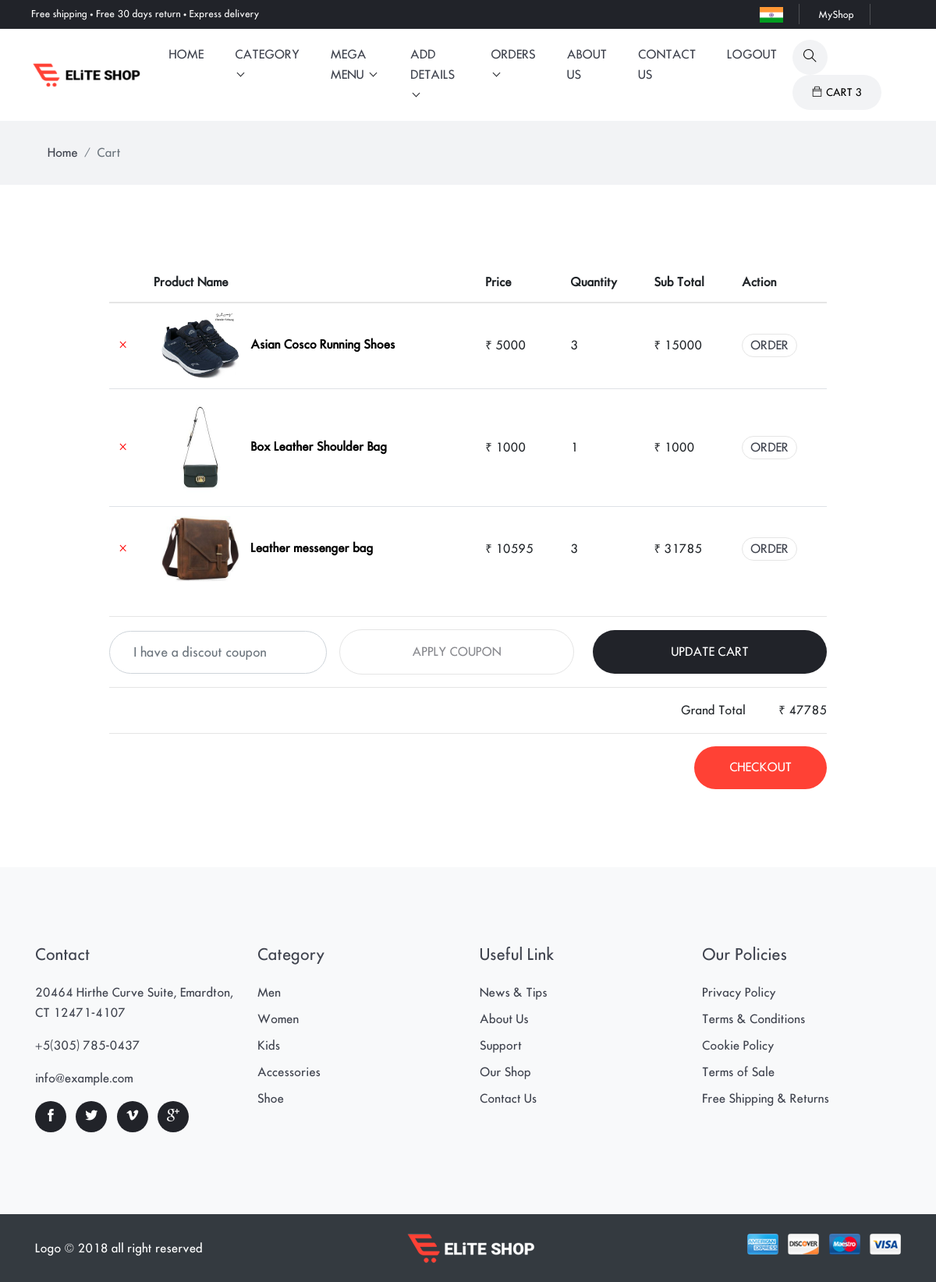
The app's page /MYCart/ (signed in) with its own data.
### shopping/models.py (models this page shows, shortened)
class AddToCartTable(models.Model):
    pro = models.ForeignKey(Product,on_delete=models.CASCADE,null=True)
    usr = models.ForeignKey(User,on_delete=models.CASCADE,null=True)
    quantity = models.IntegerField(null=True)
    TotalPrice = models.IntegerField(null=True)
    size = models.CharField(max_length=100,null=True,blank = True)

class Product(models.Model):
    subcat = models.ForeignKey(SubCategory, on_delete=models.CASCADE, null=True)
    name = models.CharField(max_length=100, null=True)
    price = models.IntegerField(null=True)
    stock = models.IntegerField(null=True)
    img1 = models.FileField(null=True)
    img2 = models.FileField(null=True)
    img3 = models.FileField(null=True)
    des = models.TextField(null=True)
    size = models.CharField(max_length=100,null=True,blank=True)

### shopping/views.py (the view)
# urls.py: path('MYCart/',MyCart,name = 'mycart'),
def MyCart(request):
    cartdata = AddToCartTable.objects.filter(usr = request.user)
    total = 0
    for i in cartdata:
        total += i.TotalPrice
    d = {"allcat": AllCategory(),
         "mycartdata":MyCartData(request.user),
         "cartdata":cartdata,"total":total}
    return render(request,'cart.html',d)

### shopping/views.py (called while the page is built)
def MyCartData(user):
    cartlist = []
    if user.is_authenticated:
        cart = AddToCartTable.objects.filter(usr = user)[::-1]
        cartlist = cart[:2]
    return cartlist

def AllCategory():
    allcat = Category.objects.all()
    return allcat

### shopping/templates/cart.html
{% extends 'base.html' %}
{% load static %}
{% block body %}
<div class="main-wrapper">
<nav class="bg-gray py-3">
  <div class="container">
    <ol class="breadcrumb">
      <li class="breadcrumb-item"><a href="index-2.html">Home</a></li>
      <li class="breadcrumb-item active" aria-current="page">Cart</li>
    </ol>
  </div>
</nav>
<div class="section">
  <div class="cart shopping">
    <div class="container">
      <div class="row">
        <div class="col-md-10 mx-auto">
          <div class="block">
            <div class="product-list">
                <div class="table-responsive">
                  <table class="table cart-table">
                    <thead>
                      <tr>
                        <th></th>
                        <th>Product Name</th>
                        <th>Price</th>
                        <th>Quantity</th>
                        <th>Sub Total</th>
                        <th>Action</th>
                      </tr>
                    </thead>
                    <tbody>
                    {% for i in cartdata %}
                      <tr>
                        <td>
                          <a class="product-remove" href="{% url 'remove' i.id %}">&times;</a>
                        </td>
                        <td>
                          <div class="product-info">
                            <a href="{% url 'pdetail' i.pro.id %}"> <img class="img-fluid" src="{{ i.pro.img1.url }}" alt="product-img" height="100px;" width="100px;" /></a>
                            <a href="{% url 'pdetail' i.pro.id %}">{{ i.pro.name }}</a>
                          </div>
                        </td>
                        <td>&#8377; {{ i.pro.price }}</td>
                        <td>{{ i.quantity }}</td>
                        <td>&#8377; {{ i.TotalPrice }}</td>
                        <td><a href="{% url 'checkout' i.id %}"><button class="btn btn-warning">Order</button></a></td>
                      </tr>
                    {% endfor %}
                    </tbody>
                  </table>
                </div>
                <hr>
                <div class="d-flex flex-column flex-md-row align-items-center">
                  <input type="text" class="form-control text-md-left text-center mb-3 mb-md-0" name="coupon" id="coupon" placeholder="I have a discout coupon">
                  <button class="btn btn-outline-primary ml-md-3 w-100 mb-3 mb-md-0">Apply Coupon</button>
                  <a href="#" class="btn ml-md-4 btn-dark w-100">Update Cart</a>
                </div>
                <hr>
                {% if total > 0 %}
                <div class="row">
                  <div class="col-12">
                    <ul class="list-unstyled text-right">
                      <li>Grand Total <span class="d-inline-block w-100px"> &#8377; {{ total }}</span></li>
                    </ul>
                  </div>
                </div>
                <hr>
                <a href="{% url 'checkout' 'All' %}" class="btn btn-primary float-right">Checkout</a>
                {% endif %}
            </div>
          </div>
        </div>
      </div>
    </div>
  </div>
</div>
{%endblock%}

### shopping/templates/base.html (shortened to what this page needs)
<!DOCTYPE html>
<html lang="zxx">
{% load static %}
<head>
  <link rel="stylesheet" href="{% static 'plugins/bootstrap/bootstrap.min.css' %}">
  <link rel="stylesheet" href="{% static 'plugins/themify-icons/themify-icons.css' %}">
  <link rel="stylesheet" href="{% static 'plugins/slick/slick.css' %}">
  <link rel="stylesheet" href="{% static 'plugins/venobox/venobox.css' %}">
  <link rel="stylesheet" href="{% static 'plugins/animate/animate.css' %}">
  <link rel="stylesheet" href="{% static 'plugins/aos/aos.css' %}">
  <link rel="stylesheet" href="{% static 'plugins/bootstrap-touchspin-master/jquery.bootstrap-touchspin.min.css' %}">
  <link rel="stylesheet" href="{% static 'plugins/nice-select/nice-select.css' %}">
  <link rel="stylesheet" href="{% static 'plugins/bootstrap-slider/bootstrap-slider.min.css' %}">
  <link href="{% static 'css/style.css' %}" rel="stylesheet">
</head>
<body>
<header>
  <div class="top-header">
    <div class="row">
      <div class="col-lg-6 text-center text-lg-left">
        <p class="text-white mb-lg-0 mb-1">Free shipping • Free 30 days return • Express delivery</p>
      </div>
      <div class="col-lg-6 text-center text-lg-right">
        <ul class="list-inline">
          <li class="list-inline-item"><img style="height: 20px; width: 30px;" src="{% static 'images/flag1.jpg' %}" alt="flag"></li>
          <li class="list-inline-item"><a href="{% url 'dashboard' 'AllOrder' %}">{{ request.user.username }}</a></li>
        </ul>
      </div>
    </div>
  </div>
</header>
<nav class="navbar navbar-expand-lg navbar-light bg-white w-100" id="navbar">
  <a class="navbar-brand order-2 order-lg-1" href="/"><img class="img-fluid" src="{% static 'images/logo.png' %}" alt="logo"></a>
  <div class="collapse navbar-collapse order-1 order-lg-2" id="navbarSupportedContent">
    <ul class="navbar-nav mx-auto">
      <li class="nav-item">
        <a class="nav-link" href="{% url 'home' %}">home</a>
      </li>
      <li class="nav-item dropdown view">
        <a class="nav-link dropdown-toggle" href="shop.html" role="button" data-toggle="dropdown" aria-haspopup="true"
          aria-expanded="false">
          Category
        </a>
      </li>
      <li class="nav-item dropdown mega-dropdown">
        <a class="nav-link dropdown-toggle" href="#" role="button" data-toggle="dropdown" aria-haspopup="true"
          aria-expanded="false">
          Mega Menu
        </a>
      </li>
      {% if request.user.is_staff %}
          <li class="nav-item dropdown view">
                  <a class="nav-link dropdown-toggle" href="shop.html" role="button" data-toggle="dropdown" aria-haspopup="true"
                    aria-expanded="false">
                    Add Details
                  </a>
                </li>
      <li class="nav-item dropdown view">
                  <a class="nav-link dropdown-toggle" href="shop.html" role="button" data-toggle="dropdown" aria-haspopup="true"
                    aria-expanded="false">
                   Orders
                  </a>
                </li>
      {% endif %}
      <li class="nav-item">
        <a class="nav-link" href="{% url 'about' %}">About Us</a>
      </li>
      <li class="nav-item">
        <a class="nav-link" href="{% url 'contact' %}">Contact Us</a>
      </li>
      {% if not request.user.is_authenticated %}
      <li class="nav-item">
        <a class="nav-link" href="{% url 'login' %}">Login</a>
      </li>
      <li class="nav-item">
        <a class="nav-link" href="{% url 'signup' %}">Signup</a>
      </li>
      {% else %}
       <li class="nav-item">
        <a class="nav-link" href="{% url 'logout' %}">Logout</a>
      </li>
      {% endif %}
    </ul>
  </div>
  <div class="order-3 navbar-right-elements">
    <div class="search-cart">
      <div class="search">
        <button id="searchOpen" class="search-btn"><i class="ti-search"></i></button>
      </div>
      {% if request.user.is_authenticated %}
      <div class="cart">
        <button id="cartOpen" class="cart-btn"><i class="ti-bag"></i><span class="d-xs-none">CART</span> {{ request.user.addtocarttable_set.count }}</button>
      </div>
      {% endif %}
    </div>
  </div>
</nav>
  {% block body %}
  {% endblock %}
<footer class="bg-light">
  <div class="section">
    <div class="container">
      <div class="row">
        <div class="col-md-3 col-sm-6 mb-5 mb-md-0 text-center text-sm-left">
          <h4 class="mb-4">Contact</h4>
          <p>20464 Hirthe Curve Suite, Emardton, CT 12471-4107</p>
          <p>+5(305) 785-0437</p>
          <p>info@example.com</p>
          <ul class="list-inline social-icons">
            <li class="list-inline-item"><a href="#"><i class="ti-facebook"></i></a></li>
            <li class="list-inline-item"><a href="#"><i class="ti-twitter-alt"></i></a></li>
            <li class="list-inline-item"><a href="#"><i class="ti-vimeo-alt"></i></a></li>
            <li class="list-inline-item"><a href="#"><i class="ti-google"></i></a></li>
          </ul>
        </div>
        <div class="col-md-3 col-sm-6 mb-5 mb-md-0 text-center text-sm-left">
          <h4 class="mb-4">Category</h4>
          <ul class="pl-0 list-unstyled">
            <li class="mb-2"><a class="text-color" href="shop.html">Men</a></li>
            <li class="mb-2"><a class="text-color" href="shop.html">Women</a></li>
            <li class="mb-2"><a class="text-color" href="shop.html">Kids</a></li>
            <li class="mb-2"><a class="text-color" href="shop.html">Accessories</a></li>
            <li class="mb-2"><a class="text-color" href="shop.html">Shoe</a></li>
          </ul>
        </div>
        <div class="col-md-3 col-sm-6 mb-5 mb-md-0 text-center text-sm-left">
          <h4 class="mb-4">Useful Link</h4>
          <ul class="pl-0 list-unstyled">
            <li class="mb-2"><a class="text-color" href="about.html">News & Tips</a></li>
            <li class="mb-2"><a class="text-color" href="about.html">About Us</a></li>
            <li class="mb-2"><a class="text-color" href="address.html">Support</a></li>
            <li class="mb-2"><a class="text-color" href="shop.html">Our Shop</a></li>
            <li class="mb-2"><a class="text-color" href="contact.html">Contact Us</a></li>
          </ul>
        </div>
        <div class="col-md-3 col-sm-6 text-center text-sm-left">
          <h4 class="mb-4">Our Policies</h4>
          <ul class="pl-0 list-unstyled">
            <li class="mb-2"><a class="text-color" href="404.html">Privacy Policy</a></li>
            <li class="mb-2"><a class="text-color" href="404.html">Terms & Conditions</a></li>
            <li class="mb-2"><a class="text-color" href="404.html">Cookie Policy</a></li>
            <li class="mb-2"><a class="text-color" href="404.html">Terms of Sale</a></li>
            <li class="mb-2"><a class="text-color" href="dashboard.html">Free Shipping & Returns</a></li>
          </ul>
        </div>
      </div>
    </div>
  </div>
  <div class="bg-dark py-4">
    <div class="container">
      <div class="row">
        <div class="col-md-5 text-center text-md-left mb-4 mb-md-0 align-self-center">
          <p class="text-white mb-0">Logo &copy; 2018 all right reserved</p>
        </div>
        <div class="col-md-2 text-center text-md-left mb-4 mb-md-0">
          <img src="{% static 'images/logo-alt.png' %}" alt="logo">
        </div>
        <div class="col-md-5 text-center text-md-right mb-4 mb-md-0">
          <ul class="list-inline">
            <li class="list-inline-item"><img class="img-fluid rounded atm-card-img" src="{% static 'images/payment-card/card-1.jpg' %}" alt="card"></li>
            <li class="list-inline-item"><img class="img-fluid rounded atm-card-img" src="{% static 'images/payment-card/card-2.jpg' %}" alt="card"></li>
            <li class="list-inline-item"><img class="img-fluid rounded atm-card-img" src="{% static 'images/payment-card/card-3.jpg' %}" alt="card"></li>
            <li class="list-inline-item"><img class="img-fluid rounded atm-card-img" src="{% static 'images/payment-card/card-4.jpg' %}" alt="card"></li>
          </ul>
        </div>
      </div>
    </div>
  </div>
</footer>
</div>
</body>
</html>

### shopping/static/css/style.css (style rules this page uses)
body { line-height: 26px; font-family: "futura_icgregular"; font-weight: 400; -webkit-font-smoothing: antialiased; font-size: 15px; }
p, .paragraph { font-weight: 400; color: #3f434e; font-size: 15px; line-height: 26px; font-family: "futura_icgregular"; }
h1, h2, h3, h4, h5, h6, .h1, .h2, .h3, .h4, .h5, .h6 { color: #3f434e; font-family: "futura_icgregular"; font-weight: 400; }
h4, .h4 { font-size: 20px; }
.btn { font-size: 15px; font-family: "futura_icgregular"; text-transform: uppercase; padding: 16.5px 45px; font-weight: 400; border: 0; border-radius: 40px; position: relative; transition: .2s ease; }
.btn-primary { background: #ff4135; color: #fff; }
.btn-dark { background: #212329; color: #fff; }
.btn-outline-primary { background: transparent; color: #898a8f; border: 1px solid #e5e5e5; }
body { background-color: #fff; overflow-x: hidden; }
ol, ul { list-style-type: none; margin: 0px; }
img { vertical-align: middle; border: 0; }
a, a:hover, a:focus { text-decoration: none; }
a, button, select, input, label { cursor: pointer; transition: .2s ease; }
.section { padding-top: 100px; padding-bottom: 100px; }
.breadcrumb { border-radius: 0; background-color: transparent; margin-bottom: 0; }
.breadcrumb-item a { color: #3f434e; }
.bg-gray { background: #f2f3f5; }
.text-color { color: #3f434e !important; }
.bg-dark { background-color: #3f434e; }
.dropdown-toggle::after { display: inline-block; width: 7px; height: 7px; margin-left: .255em; vertical-align: .255em; content: ""; border: 0; border-bottom: 1px solid #212329; border-right: 1px solid #212329; -webkit-transform: rotate(45deg); transform: rotate(45deg); }
.social-icons li { margin-bottom: 5px; }
.social-icons li a { display: inline-block; height: 40px; width: 40px; border-radius: 50%; background: #212329; font-size: 16px; line-height: 40px; text-align: center; color: #fff; transition: .2s ease; }
.top-header { padding: 5px 40px; background: #212329; }
.top-header p { font-size: 12px; }
.top-header ul li { margin: 0; border-right: 1px solid #4d4f54; padding: 0 20px; position: relative; }
.top-header ul li a { color: #fff; font-size: 12px; }
.top-header ul li:not(:last-child) { margin-right: 0; }
.search { display: inline-block; }
.search-btn { height: 45px; width: 45px; padding: 0; line-height: 45px; font-size: 17px; margin-right: 10px; border: 0; border-radius: 40px; background: #f2f3f5; }
.cart { display: inline-block; }
.cart-btn { height: 45px; padding: 0 25px; line-height: 45px; font-size: 13px; border: 0; border-radius: 40px; background: #f2f3f5; }
.cart-btn i { display: inline-block; margin-right: 5px; }
.navbar { padding: 0 40px; }
.navbar-brand { z-index: 1; }
.navbar-nav { z-index: 1; }
.navbar .nav-item .nav-link { text-transform: uppercase; font-size: 15px; padding: 20px; display: inline-block; }
.navbar .dropdown.mega-dropdown { position: static; }
.navbar-light .navbar-nav .nav-link { color: #3f434e; transition: .2s ease; }
.form-control { border-radius: 40px; padding: 0 30px; height: 55px; width: 100%; }
.atm-card-img { max-width: 40px; }
.table thead { border-bottom: 2px solid #e5e5e5; }
.table thead th { border: 0; }
.shopping.cart { display: unset; }
.shopping.cart .product-list .table > tbody > tr > td { vertical-align: middle; }
.shopping.cart .product-list .product-info a { margin-left: 10px; color: #000; font-weight: 600; }
.shopping.cart .product-list .product-remove { color: red; font-size: 20px; }
.cart-table .btn { height: 30px; padding: 0 10px; background: transparent; color: #3f434e; border: 1px solid #e5e5e5; }
.w-100px { width: 100px; }

### records on screen
AddToCartTable: pro.img1 (picture), pro.name "Asian Cosco Running Shoes", pro.price "5000", quantity "3", TotalPrice "15000"
AddToCartTable: pro.img1 (picture), pro.name "Box Leather Shoulder Bag", pro.price "1000", quantity "1", TotalPrice "1000"
AddToCartTable: pro.img1 (picture), pro.name "Leather messenger bag", pro.price "10595", quantity "3", TotalPrice "31785"

### other values on screen
{{ request.user.username }} "MyShop"
{{ request.user.addtocarttable_set.count }} "3"
{{ total }} "47785"
